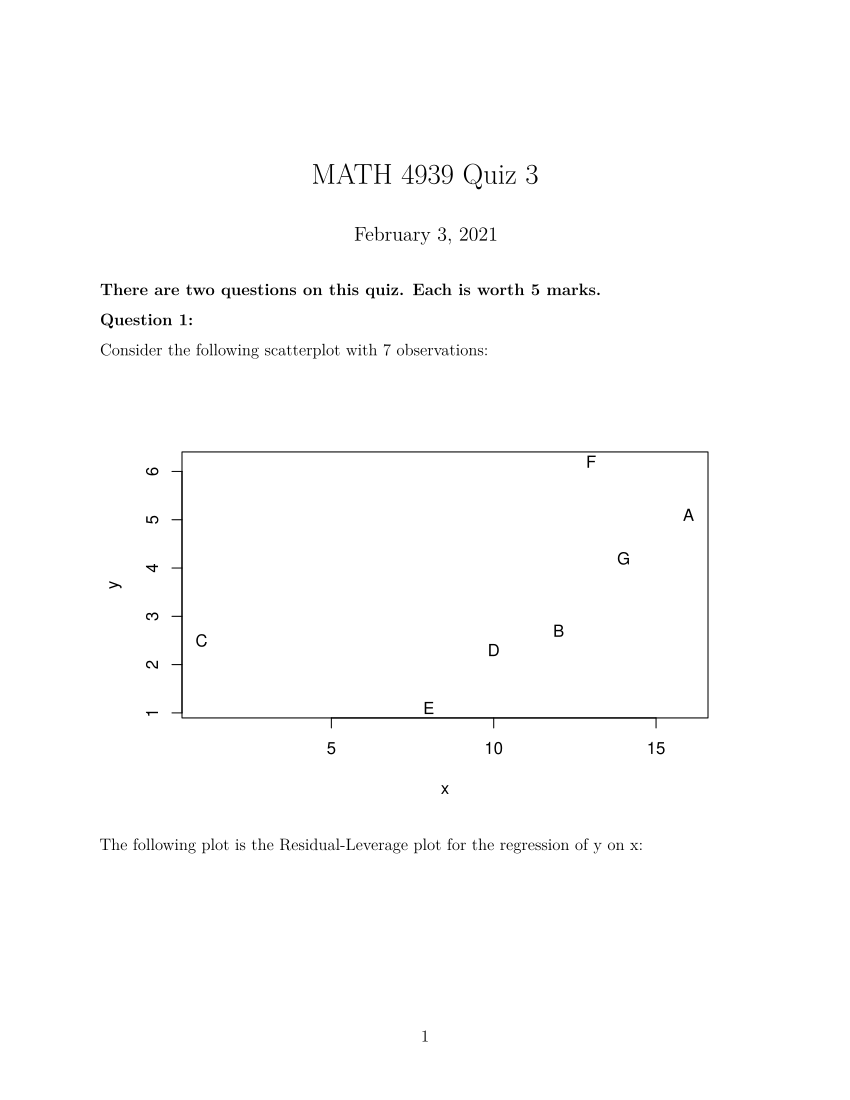

The script that drew this image:
#' ---
#' title: 'MATH 4939 Quiz 3'
#' date: 'February 3, 2021'
#' author: ''
#' fontsize: 12pt
#' ---
#+ include=F
library(spida2)
dd <- data.frame(x = c(1, 8, 10, 12,13, 14, 16), y = c(2.5, 1.1, 2.3, 2.7, 6.2, 4.2, 5.1), ord = rnorm(7))
dd <- sortdf(dd, ~ ord)
dd$label <- LETTERS[1:7]
dd$ord <- NULL
#' 
#' __There are two questions on this quiz. Each is worth 5 marks.__
#' 
#' __Question 1:__
#' 
#' Consider the following scatterplot with 7 observations:
#+ echo=F 
with(dd, plot(y ~ x, type = 'n'))
with(dd, text(x,y,label))
#' 
#' The following plot is the Residual-Leverage plot
#' for the regression of y on x:
#+ include=F
fit <- lm(y ~ x, dd)
#+ echo=F
plot(fit, which = 5)
#' 
#' Three points are labelled, 1, 2, and 5, in the Residual-Leverage plots.
#' 
#' Identify which point in the original plot corresponds to each of these
#' three points, e.g. perhaps 1 = G, etc. and justify your choice for each
#' point.
#' 
#' __Question 2:__
#' 
#' This is a scatterplot displaying 100 observations on two variables, x and y.
#' 
#+ include=F
set.seed(123)
dd <- data.frame(x= 10 + 5*rnorm(100))
dd <- within(
  dd,
  {
    y <- 20 -x + 2*rnorm(x)
  }
)
#+ echo = F   
plot(y~x,dd)
#'
#' a) Estimate the slope and the standard error of the estimate of the 
#'    slope of the 
#'    regression of y on x. Show or explain the method you used.
#' b) Estimate the variance covariance matrix of x and y. 
#'    Show or explain the method you used method.
